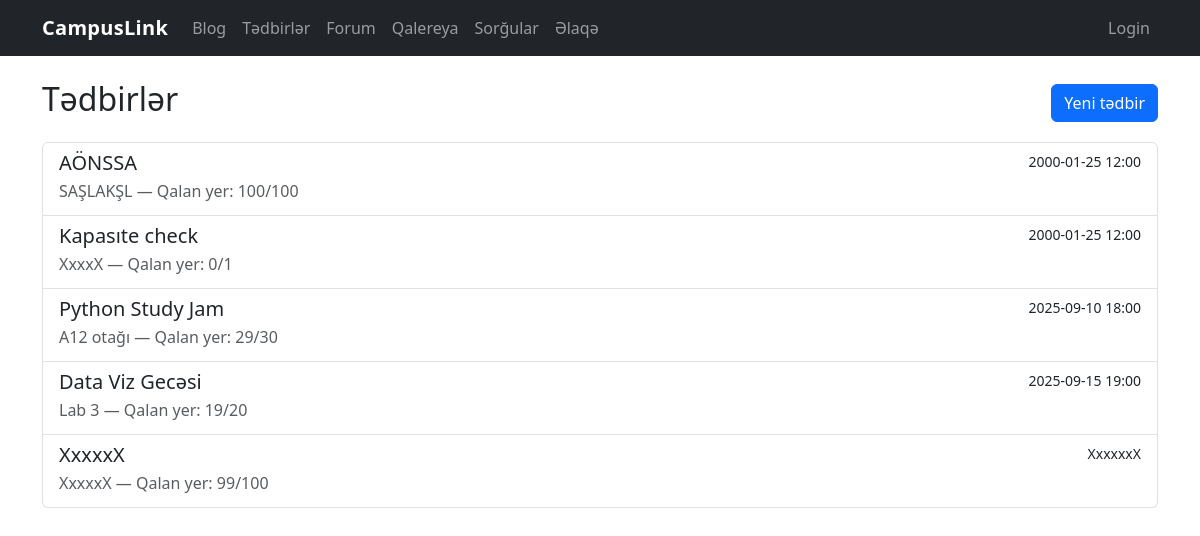
/events/, run on an earlier commit of the app's database.
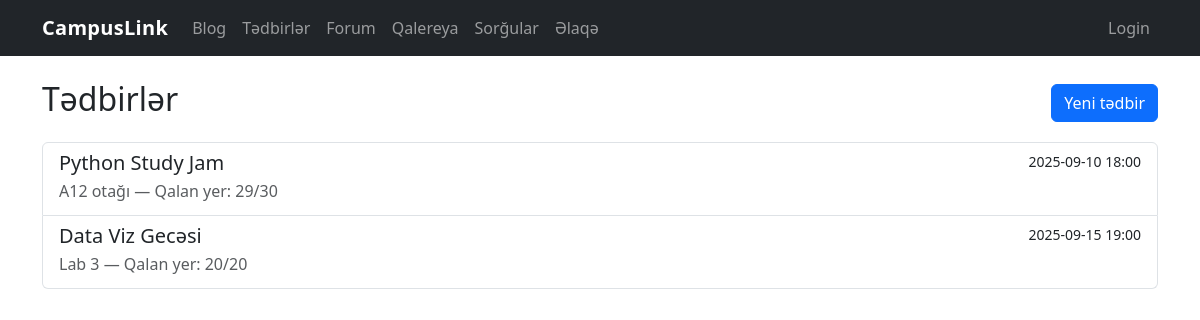
And on a later commit of the database.
### tables this page shows
CREATE TABLE events (
            id INTEGER PRIMARY KEY AUTOINCREMENT,
            title TEXT NOT NULL,
            date TEXT NOT NULL,
            location TEXT NOT NULL,
            description TEXT NOT NULL,
            capacity INTEGER NOT NULL DEFAULT 100
        );

### events.py (the view)
@bp.route("/")
def list_events():
    db = get_db()
    cur = db.execute("SELECT * FROM events ORDER BY date ASC")
    rows = cur.fetchall()
    events = []
    for row in rows:
        e = dict_from_row(row)
        cur2 = db.execute("SELECT COUNT(*) AS c FROM event_registrations WHERE event_id = ?", (e["id"],))
        reg_count = cur2.fetchone()[0]
        e["remaining"] = max(0, e["capacity"] - reg_count)
        events.append(e)
    return render_template("events/list.html", events=events)

### database.py (called while the page is built)
def get_db():
    if "db" not in g:
        g.db = sqlite3.connect(DB_PATH)
        g.db.row_factory = sqlite3.Row
    return g.db

def dict_from_row(row):
    return {k: row[k] for k in row.keys()} if row else None

### forum.py (called while the page is built, shortened)
def _current_user_display() -> str:
    role = session.get("role") or "guest"
    if role == "admin":
        return (session.get("admin_name") or session.get("user_name") or "Admin").strip() or "Admin"
    if role == "user":
        return (session.get("user_name") or "User").strip() or "User"
    return "Guest"

@bp.app_context_processor
def _inject_forum_auth():
    return {"forum_role": session.get("role") or "guest", "forum_name": _current_user_display()}

def ensure_forum_schema() -> None:
    global _schema_ready
    if _schema_ready:
        return

@bp.before_app_request
def _forum_schema_bootstrap():
    db = get_db()
    db.execute("PRAGMA foreign_keys = ON;")
    ensure_forum_schema()

### polls.py (called while the page is built)
@bp.before_app_request
def ensure_session():
    if "voter_id" not in session:
        session["voter_id"] = secrets.token_hex(8)
    return None

### templates/events/list.html (shortened to what this page needs)
{% extends "base.html" %}
{% block content %}
  <div class="d-flex justify-content-between align-items-center mb-3">
    <h2>Tədbirlər</h2>
    <a href="{{ url_for('events.create_event') }}" class="btn btn-primary">Yeni tədbir</a>
  </div>
  <div class="list-group">
    {% for e in events %}
      <a class="list-group-item list-group-item-action" href="{{ url_for('events.detail', event_id=e['id']) }}">
        <div class="d-flex w-100 justify-content-between">
          <h5 class="mb-1">{{ e["title"] }}</h5>
          <small>{{ e["date"] }}</small>
        </div>
        <p class="mb-1 text-muted">{{ e["location"] }} — Qalan yer: {{ e["remaining"] }}/{{ e["capacity"] }}</p>
      </a>
    {% else %}
      <p>Hələ tədbir yoxdur.</p>
    {% endfor %}
  </div>
{% endblock %}

### templates/base.html (shortened to what this page needs)
<!doctype html>
<html lang="az">
  <head>
    <link href="https://cdn.jsdelivr.net/npm/bootstrap@5.3.3/dist/css/bootstrap.min.css" rel="stylesheet">
    <link href="{{ url_for('static', filename='style.css') }}" rel="stylesheet">
  </head>
  <body>
    <nav class="navbar navbar-expand-lg navbar-dark bg-dark">
      <div class="container">
        <a class="navbar-brand" href="{{ url_for('index') }}">CampusLink</a>
        <div id="nav" class="collapse navbar-collapse">
          <ul class="navbar-nav me-auto mb-2 mb-lg-0">
            <li class="nav-item"><a class="nav-link" href="{{ url_for('blog.list_posts') }}">Blog</a></li>
            <li class="nav-item"><a class="nav-link" href="{{ url_for('events.list_events') }}">Tədbirlər</a></li>
            <li class="nav-item"><a class="nav-link" href="{{ url_for('forum.list_topics') }}">Forum</a></li>
            <li class="nav-item"><a class="nav-link" href="{{ url_for('gallery.grid') }}">Qalereya</a></li>
            <li class="nav-item"><a class="nav-link" href="{{ url_for('polls.list_polls') }}">Sorğular</a></li>
            <li class="nav-item"><a class="nav-link" href="{{ url_for('feedback.contact') }}">Əlaqə</a></li>
          </ul>
          <ul class="navbar-nav ms-auto mb-2 mb-lg-0">
            {% set role = session.get("role") or "guest" %}
            {% if role == "guest" %}
              <li class="nav-item">
                <a class="nav-link" href="{{ url_for('forum.login', next=request.full_path) }}">Login</a>
              </li>
            {% endif %}
          </ul>
        </div>
      </div>
    </nav>
    <main class="container my-4">
      {% block content %}{% endblock %}
    </main>
  </body>
</html>

### static/style.css (style rules this page uses)
body { font-family: system-ui, -apple-system, "Segoe UI", Roboto, Ubuntu, "Helvetica Neue", Arial, "Noto Sans", "Apple Color Emoji", "Segoe UI Emoji"; }
.navbar-brand { font-weight: 700; letter-spacing: .3px; }

What changed in the data, as far as the page shows it:
removed events: title "AÖNSSA", date "2000-01-25 12:00", location "SAŞLAKŞL", remaining "100", capacity "100"
removed events: title "Kapasıte check", date "2000-01-25 12:00", location "XxxxX", remaining "0", capacity "1"
removed events: title "XxxxxX", date "XxxxxxX", location "XxxxxX", remaining "99", capacity "100"
computed for events "Data Viz Gecəsi": remaining "19" → "20"
